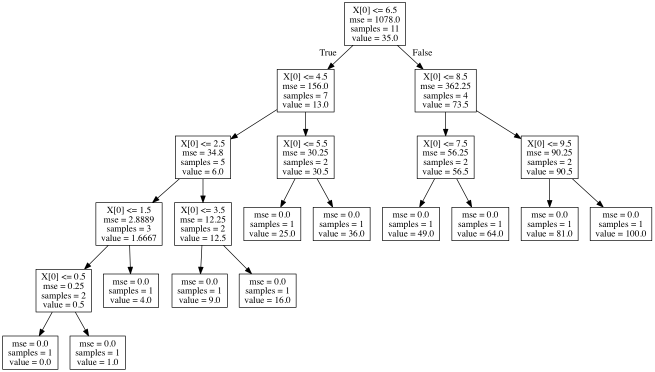
#> input picture reg_tree.png, 1309 x 744 px (shown at 1/2 size); the run also reads 1 picture not shown here
$ jupyter execute --allow-errors Companion.ipynb   (shell and % lines are left out)
#> lines starting #> are read from the running program, lines starting #| are printed output that depends on the picture
Welcome! This notebook was written as a companion to the paper **Machine Learning and Epilepsy: Classifying Epileptic Brain States Using Sugihara Causality Networks**. Throughout this notebook will be demonstrations of machine learning concepts and even
## Requirements

 * Python:
     * sklearn
     * numpy
 * terminal:
     * graphviz

[cell 1]
from sklearn import tree
import numpy as np
import matplotlib.pyplot as plt
import matplotlib.image as mpimg

Trying a classification decision tree

[cell 2]
true_x = np.arange(0,11)
true_y = true_x*true_x
true_x = [[i] for i in true_x]
clf_tree = tree.DecisionTreeClassifier()
clf_tree = clf_tree.fit(true_x, true_y)
tree.export_graphviz(clf_tree, out_file='classification_tree.dot')

Trying a classification regression tree

[cell 3]
reg_tree = tree.DecisionTreeRegressor()
reg_tree = reg_tree.fit(true_x, true_y)
tree.export_graphviz(reg_tree, out_file='regression_tree.dot')

Turn the .dot file to a pnd we can view

[cell 4]

# save pdf versions for higher resolution in the paper

[cell 5]
reg_img = mpimg.imread('reg_tree.png')
#> reg_img is the input picture: shape (744, 1309, 4) float32; mean R, G, B, A 0.968, 0.968, 0.968, 1
cls_img = mpimg.imread('clas_tree.png')
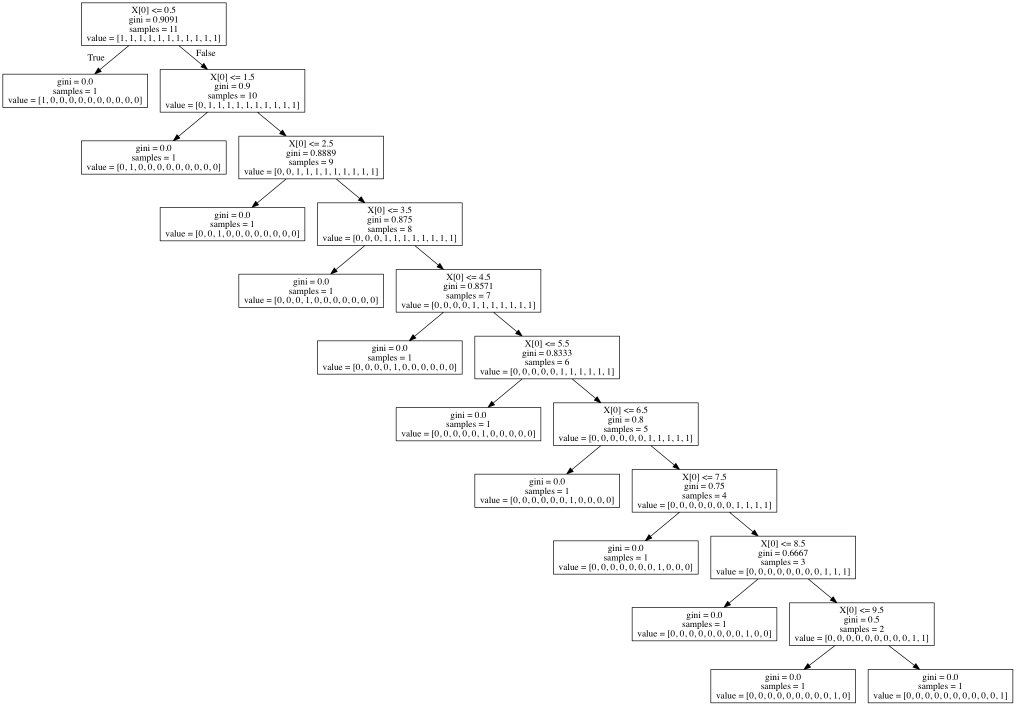
#> input picture clas_tree.png, 2031 x 1411 px (shown at 1/2 size)
#> cls_img is the input picture: shape (1411, 2031, 4) float32; mean R, G, B, A 0.983, 0.983, 0.983, 1
plt.figure(figsize = (30,20))
plt.title("Decision tree using a decisoin tree regressor")
plt.imshow(reg_img)
plt.figure(figsize = (30,20))
plt.title("Decision tree using a decisoin tree classifier")
plt.imshow(cls_img)

[cell 6]
x_test = np.arange(-20,20,0.3).reshape(-1,1)
y_test_true = x_test*x_test


y_test_pred = clf_tree.predict(x_test).reshape(-1,1)
plt.figure(figsize = (10,7))
plt.title("Output of decision tree trained on square function from 0 to 10")
plt.axis([-20, 20, -10, 20**2])
plt.plot(x_test, y_test_true, "*r",  x_test, y_test_pred, "b")
plt.legend(loc="upper right", labels=["True Square function result", "Predicted square function result"])

y_test_pred = reg_tree.predict(x_test).reshape(-1,1)
plt.figure(figsize = (10,7))
plt.title("Output of regression tree trained on square function from 0 to 10")
plt.axis([-20, 20, -10, 20**2])
plt.plot(x_test, y_test_true, "*r",  x_test, y_test_pred, "b")
plt.legend(loc="upper right", labels=["True Square function result", "Predicted square function result"])

# [13 lines of commented-out code are left out]

# Linear Regression
Now, we try to approximate the function using linear regression models.

[cell 7]
#define function and get some points with random noise
def f(x):
    return 2*x
def g(x):
    return 3*x
def h(x):
    return x

x = np.linspace(0,20, 20)

# add noise to underlaying function of f(x) = 2x
np.random.seed(111)
true_y = [f(i) + 10*(np.random.random()-.5) for i in x]
y_1 = [f(i) for i in x]
y_2 = [g(i) for i in x]
y_3 = [h(i) for i in x]

#plot the points and line
plt.figure(figsize = (10,7))
plt.axis([0,20,0, 60])
plt.scatter(x, true_y)
plt.plot(x, y_3, 'r')
plt.plot(x, y_1, 'b')
plt.plot(x, y_2, 'g')


error = 0
sq_error = 0
#plot error lines
for x_,y_,true_y_ in zip(x,y_1,true_y):
    error += true_y_ - y_
    sq_error += (true_y_ - y_) ** 2
    low = min([y_,true_y_])
    high = max([y_,true_y_])
    plt.vlines(x_, low, high, linestyles='dashed', colors="b")


# write legend
plt.legend(loc="upper left",
           labels=["Line of $g(x)$ = $x$",
                   "Line of $f(x)$ = $2x$",
                   "Line of $h(x)$ = $3x$",
                  "Noisy input",
                  "Error lines of $f$; Error = " + str(round(error)) + "; LSE: " + str(round(sq_error))])

for x_,y_,true_y_ in zip(x,y_2,true_y):
    low = min([y_,true_y_])
    high = max([y_,true_y_])
    plt.vlines(x_, low, high, linestyles='dotted', colors="g")

for x_,y_,true_y_ in zip(x,y_3,true_y):
    low = min([y_,true_y_])
    high = max([y_,true_y_])
    plt.vlines(x_, low, high, linestyles='dashed', colors="r")


plt.savefig("figures/error_lines.pdf")

[cell 8]
from sklearn.linear_model import LinearRegression

#define function and get some points with random noise
def f(x):
    return 3*x + x**2 + 300

x = np.linspace(0,50,50)
np.random.seed(111)
# add noise to underlaying function of f(x) = 2x
true_y = np.array([f(i) + 200*(np.random.random()-.5) for i in x] )

#plot the points and line
plt.figure(figsize = (10,7))
plt.axis([0,50,0, 3000])
plt.scatter(x, true_y)
plt.xlabel("x")
plt.ylabel("y")
plt.legend(loc="upper left", labels=["Noisy input data"])
plt.savefig("figures/regression_log_example_1.pdf")
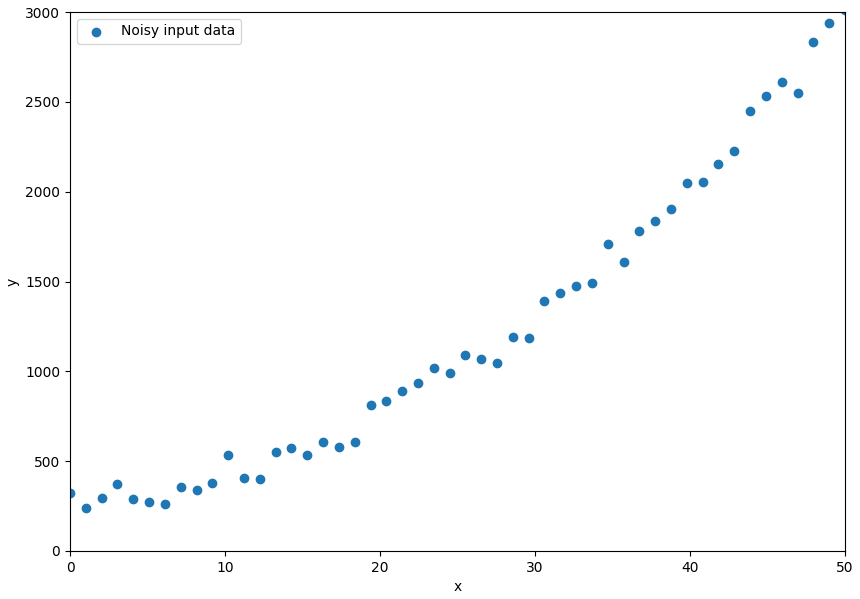
#> figure drawn by matplotlib, 1 panel

#transform the datapoints to their logs and plot the result
loged_y = np.log(true_y)

#make a linear regressor and find line of best fit
regressor = LinearRegression()
regressor.fit(x.reshape(-1,1), loged_y.reshape(-1,1)) #must reshape for sklearn style guidelines
print("cooefficient: ",regressor.coef_) #print cooefficient of regression
print("intercept: ",regressor.intercept_) #print interecept of regression


plt.figure(figsize = (10,7))
plt.axis([0,50,5, 8.5])
plt.scatter(x,loged_y)
plt.xlabel("x")
plt.ylabel("log(y)")
plt.plot(x, [i*regressor.coef_[0][0] + regressor.intercept_[0] for i in x])
plt.legend(loc="upper left", labels=["Line of best fit using LSE",
                                    "Noisy input data tranformed to their logs"])
plt.savefig("figures/regression_log_example_2.pdf")
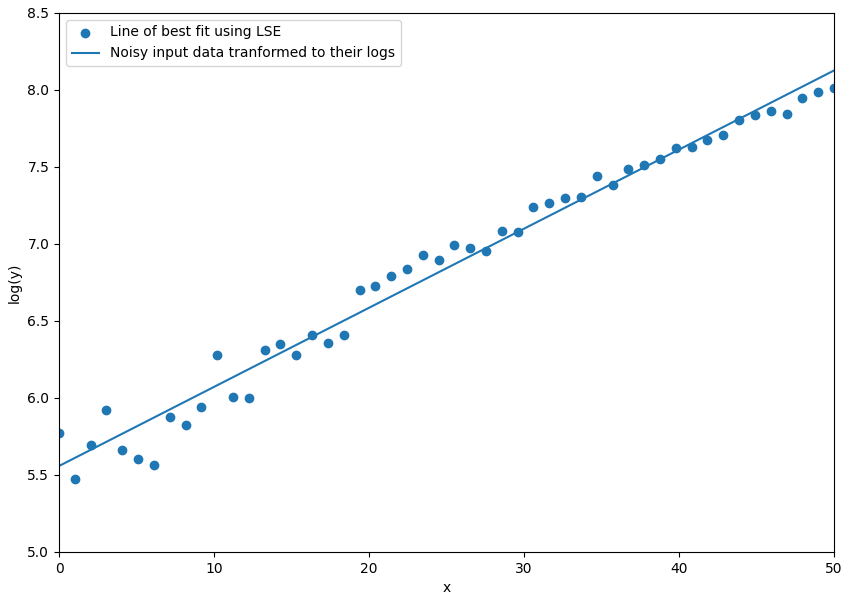
#> figure drawn by matplotlib, 1 panel; curve peaks at x = 50, y = 8.13

#transform back the data and
transformed_back = np.exp(regressor.predict(x.reshape(-1,1)))
plt.figure(figsize = (10,7))
plt.axis([0,50,0,3000])
plt.scatter(x,true_y)
plt.xlabel("x")
plt.ylabel("y")
plt.plot(x,transformed_back)
plt.legend(loc="upper left", labels=["Line of best fit after exponential transformation",
                                    "Noisy input data"])
plt.savefig("figures/regression_log_example_3.pdf")

[cell 9]
# Author: Mathieu Blondel
#         Jake Vanderplas
# License: BSD 3 clause

import numpy as np
import matplotlib.pyplot as plt

from sklearn.linear_model import Ridge
from sklearn.preprocessing import PolynomialFeatures
from sklearn.pipeline import make_pipeline


def f(x):
    """ function to approximate by polynomial interpolation"""
    return x * np.sin(x)


# generate points used to plot
x_plot = np.linspace(0, 10, 100)

# generate points and keep a subset of them
x = np.linspace(0, 10, 100)
rng = np.random.RandomState(0)
rng.shuffle(x)
x = np.sort(x[:20])
y = f(x)

# create matrix versions of these arrays
X = x[:, np.newaxis]
X_plot = x_plot[:, np.newaxis]

colors = ['teal', 'yellowgreen', 'gold']
lw = 2
plt.plot(x_plot, f(x_plot), color='cornflowerblue', linewidth=lw,
         label="ground truth")
plt.scatter(x, y, color='navy', s=30, marker='o', label="training points")

for count, degree in enumerate([3, 4, 5]):
    model = make_pipeline(PolynomialFeatures(degree), Ridge())
    model.fit(X, y)
    y_plot = model.predict(X_plot)
    plt.plot(x_plot, y_plot, color=colors[count], linewidth=lw,
             label="degree %d" % degree)

plt.legend(loc='lower left')

plt.show()
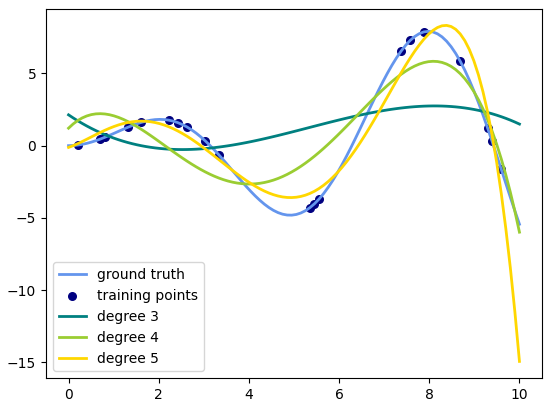
#> figure drawn by matplotlib, 1 panel; curve peaks at x = 7.98, y = 7.92; curve peaks at x = 8.08, y = 2.75; curve peaks at x = 8.08, y = 5.84

[cell 10]
true_x = np.arange(0,11)
true_y = true_x*true_x
true_x = [[i] for i in true_x]
model = make_pipeline(PolynomialFeatures(2), Ridge())
model.fit(true_x, true_y)

x_test = np.arange(-20,20,0.3).reshape(-1,1)
y_test_true = x_test*x_test


y_test_pred = model.predict(x_test).reshape(-1,1)
plt.figure(figsize = (10,7))
plt.title("Output of decision tree trained on square function from 0 to 10")
plt.axis([-20, 20, -10, 20**2])
plt.plot(x_test, y_test_true, "*r",  x_test, y_test_pred, "-b")
plt.legend(loc="upper right", labels=["True Square function result", "Predicted square function result"])

y_test_pred = model.predict(x_test).reshape(-1,1)
plt.figure(figsize = (10,7))
plt.axis([-20, 20, -10, 20**2])
plt.plot(x_test, y_test_true, "*r",  x_test, y_test_pred, "-b")
plt.legend(loc="upper right", labels=["True Square function result", "Predicted square function result"])
plt.savefig("figures/reg_ridge_plot.pdf")
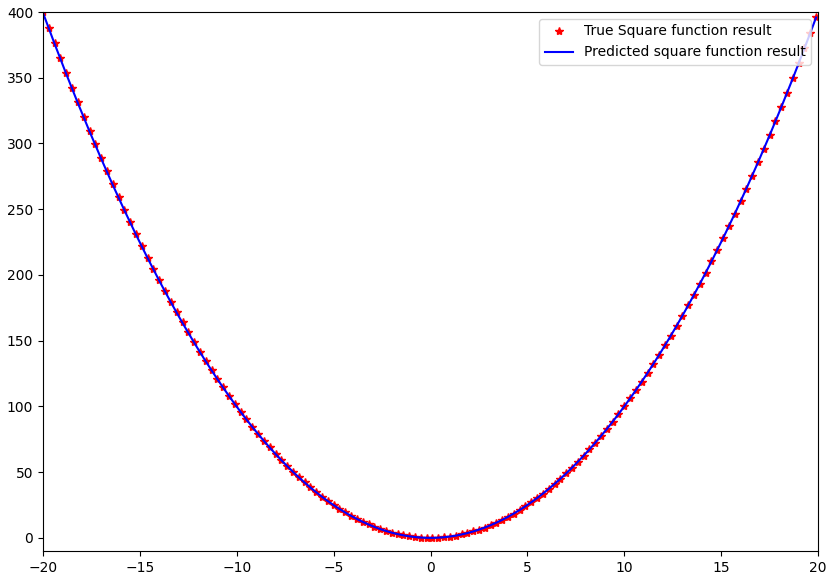
#> figure drawn by matplotlib, 1 panel; curve peaks at x = -20, y = 400; curve peaks at x = -20, y = 399.4

# Perceptron
We will now see the perceptron in action.
We create a dataset that has two classes that are linearly separable, meaning a line can be drawn to separate all the points of one class from the other. Then we see

[cell 11]
#set the font size for future use
fontsize=22

[cell 12]
#returns an array of points with maximum +-dev deviation from (x_center, y_center)
def get_points_from_center(x_center, y_center, dev, n):
#> called with x_center = 1, y_center = 1, dev = 3, n = 50
    result = []
    for _ in range(n):
        rand_x = x_center + (dev*(np.random.random()-.5))
        rand_y = y_center + (dev*(np.random.random()-.5))
        point = np.array([rand_x, rand_y])
        result.append(point)
    result = np.array(result)
    return result

first_set = get_points_from_center(1,1, 3, 50)
second_set = get_points_from_center(5,5, 3, 50)

non_sep_first_set = np.concatenate((get_points_from_center(1,1, 3, 50), get_points_from_center(5,5, 3, 50)))
non_sep_second_set = np.concatenate((get_points_from_center(1,5, 3, 50), get_points_from_center(5,1, 3, 50)))

#taken from http://stackoverflow.com/questions/4601373/better-way-to-shuffle-two-numpy-arrays-in-unison
def unison_shuffled_copies(a, b):
    assert len(a) == len(b)
    p = np.random.permutation(len(a))
    return a[p], b[p]

#create a unified dataset and shuffle it
all_data = np.concatenate((first_set, second_set), axis=0)
labels = np.array([-1]*len(first_set) + [1] * len(second_set))
all_data, labels = unison_shuffled_copies(all_data, labels)

all_non_sep_data = np.concatenate((non_sep_first_set, non_sep_second_set), axis=0)
non_sep_labels = np.array([-1]*len(non_sep_first_set) + [1] * len(non_sep_second_set))
all_non_sep_data, non_sep_labels = unison_shuffled_copies(all_non_sep_data, non_sep_labels)


#plot the two sets
plt.figure(figsize = (10,7))
plt.scatter(first_set[:,0], first_set[:,1], c="r", marker="o")
plt.scatter(second_set[:,0], second_set[:,1], c="b", marker="v")
plt.xlabel("$x_1$", fontsize=fontsize)
plt.ylabel("$x_2$", fontsize=fontsize)
plt.legend(loc="upper left", labels=["Red", "Blue"])
plt.savefig("figures/twoClasses_separable.pdf")
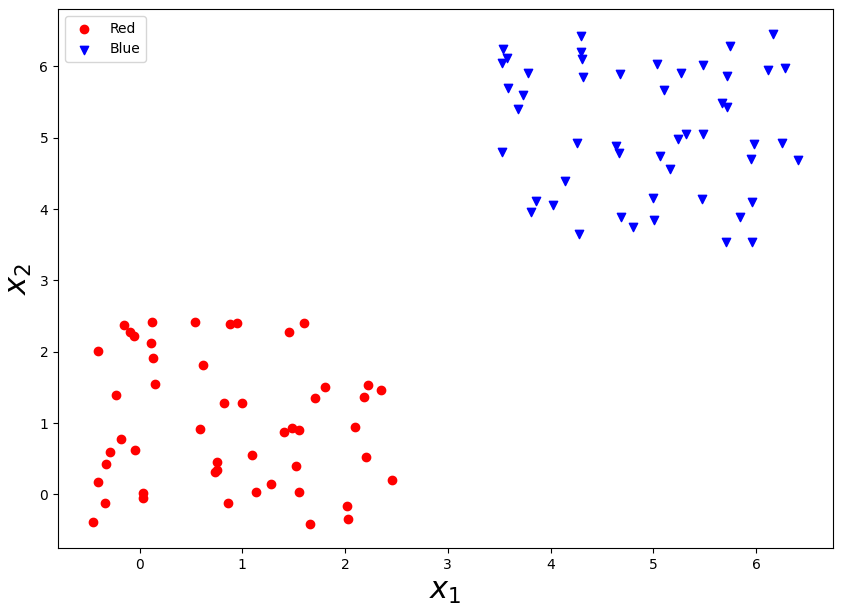
#> figure drawn by matplotlib, 1 panel

#A different plot that is not lineraly separable. Use the same dataset.
plt.figure(figsize = (10,7))
plt.scatter(non_sep_first_set[:,0], non_sep_first_set[:,1], c="r", marker="o")
plt.scatter(non_sep_second_set[:,0], non_sep_second_set[:,1], c="b", marker="v")
plt.xlabel("$x_1$", fontsize=fontsize)
plt.ylabel("$x_2$", fontsize=fontsize)
plt.legend(loc="upper left", labels=["Red", "Blue"])
plt.savefig("figures/twoClasses_non_separable.pdf")
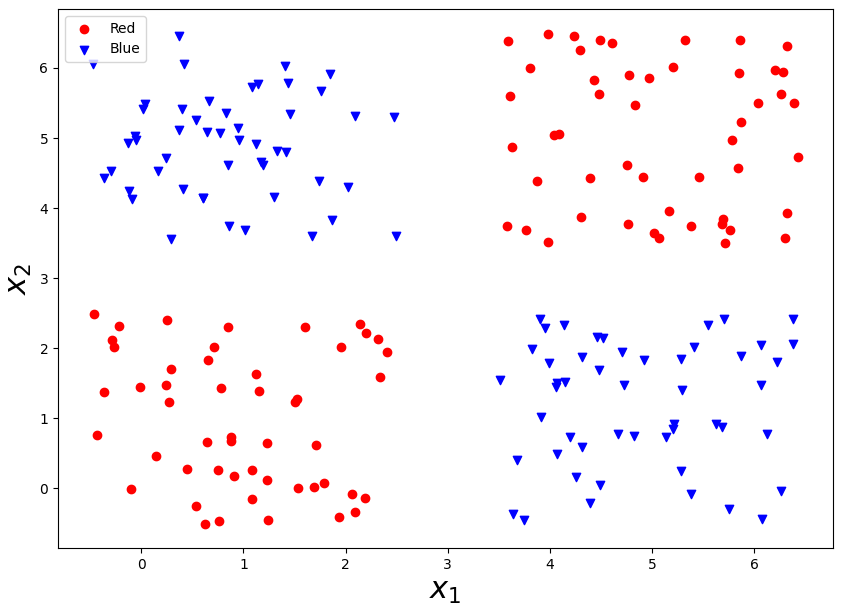
#> figure drawn by matplotlib, 1 panel

[cell 13]
class perceptron():
    """
    A simple class that implements a perceptron learning rule
    that can be used for binary classification in a linearly separable
    dataset. This implementation is heavily borrowed from
    http://sebastianraschka.com/Articles/2015_singlelayer_neurons.html
    """
    import numpy as np
    def __init__(self, n_dimensions):
        self.w = np.array([np.random.random() for _ in range(n_dimensions)])
        self.learning_rate = 0.1
        self.bias = np.random.random()

    def response(self, datapoint):
        return 1 if np.dot(self.w, datapoint) + self.bias >= 0 else -1

    #assumption: data is 2 dimensional np array
    def fit(self, data, labels, max_iterations=20):
#> called with data = array of shape (100, 2), labels = array of shape (100,), max_iterations = 20
        print(data.shape)
        if data.shape[1] != self.w.shape[0]:
            print("Expected dimension is {}, but provided dimension is {}.".format(self.w.shape[0], data.shape[1]))
        iteration = 0

        #epochs
        while iteration < max_iterations:
            iteration_success = []
            for i in range(len(data)):

                #compare result with truth and record success
                pred = self.response(data[i])
                truth = labels[i]
                iteration_success.append(truth==pred)

                #learning stage dependent on the learning rate
                self.w += self.learning_rate * (truth-pred) * data[i]
                self.bias += self.learning_rate * (truth-pred)

            #if all classification is successful
            if np.mean(iteration_success) == 1:
                print("Zero error reached on iteration", iteration)
                break
            iteration += 1

        if iteration == max_iterations:
            print("max number of iterations ({}) reched. Accuracy remains".format(max_iterations),
                  np.mean(iteration_success))


    #A helper function required for the mlxtend library (for plotting decision line)
    def predict(self, data):
        return np.array([1 if np.dot(self.w, datapoint) + self.bias > 0 else -1 for datapoint in data])

[cell 14]
from mlxtend.evaluate import plot_decision_regions

p = perceptron(2)
p.fit(all_data, labels)
print("weights of the perceptron: {} and bias is {}".format(p.w, p.bias))

#> (the rest of this cell did not finish here and is left out)

[cell 15]
p = perceptron(2)
p.fit(all_non_sep_data, non_sep_labels)
print("weights of the perceptron: {} and bias is {}".format(p.w, p.bias))

#> (the rest of this cell did not finish here and is left out)

### Step function and continuous functions

[cell 16]
plt.figure(figsize=(10,7))
plt.axis([-3,3,-1.5,1.5])
plt.hlines(-1, -3,0, color="b")
plt.hlines(1, 0,3, color="b")
plt.vlines(0, -1,1, linestyles="dashed", color="b")
plt.hlines(0,-3,3, color="black")
plt.xlabel("$S$", fontsize=fontsize)
plt.ylabel("$\kappa$", fontsize=fontsize)
# plt.legend(loc="upper right", labels=["Decision function"])
plt.savefig("figures/stepfunction.pdf")
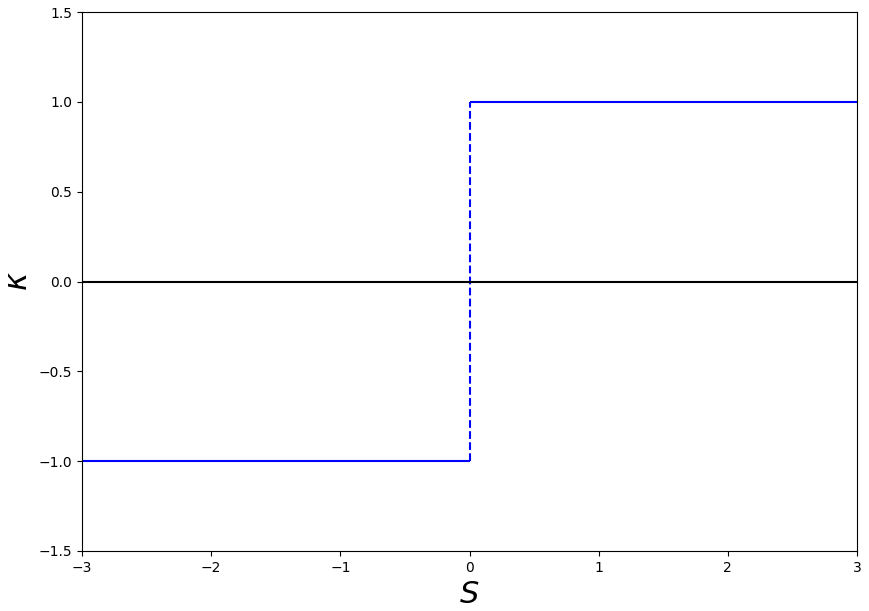
#> figure drawn by matplotlib, 1 panel

[cell 17]
x = np.arange(-3,3,0.01)
y = 1/(1+ np.exp(-3*x))
plt.figure(figsize=(10,7))
plt.axis([-3, 3, -0.2, 1.2])
plt.xlabel("$S$", fontsize=fontsize)
plt.ylabel("$\kappa$", fontsize=fontsize)
plt.plot(x,y)
# plt.hlines(0.5,-3,3, color="black")
# plt.legend(loc="upper right", labels=["Decision function", "Threshold"])
plt.savefig("figures/logisticfunction.pdf")
#> (the rest of the program and of its run is left out)
